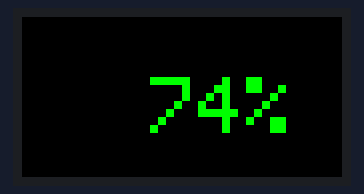
Recording of a sketch running on a simulated ESP32. Parts: 160×80 colour display.

Above: at 0.2 s.

The sketch:

M5StickC_Battery_Level_Display.ino
```cpp
#include <M5StickC.h>

int battery = 0;
float b = 0;
int state = 1;

void setup() {
  // put your setup code here, to run once:
  M5.begin();
  Serial.begin(115200);
  M5.Lcd.setRotation(1);
  M5.Lcd.fillScreen(BLACK);
  M5.Axp.ScreenBreath(10);
}

void loop() {
  // put your main code here, to run repeatedly:
  M5.Lcd.setCursor(40, 30);
  M5.Lcd.setTextSize(4);
  M5.Lcd.setTextColor(GREEN);

  b = M5.Axp.GetVbatData() * 1.1 / 1000;
  battery = ((b- 3.0) / 1.2) * 100;

  if(battery>100){
    battery = 100;
  }
  else if(battery < 100 && battery > 9){
    M5.Lcd.print(" ");
  }
  else if(battery < 9){
    M5.Lcd.print("  ");
  }
  if (battery<10){
    M5.Axp.DeepSleep();
  }
  M5.Lcd.print(battery);
  M5.Lcd.print("%");


}
```
